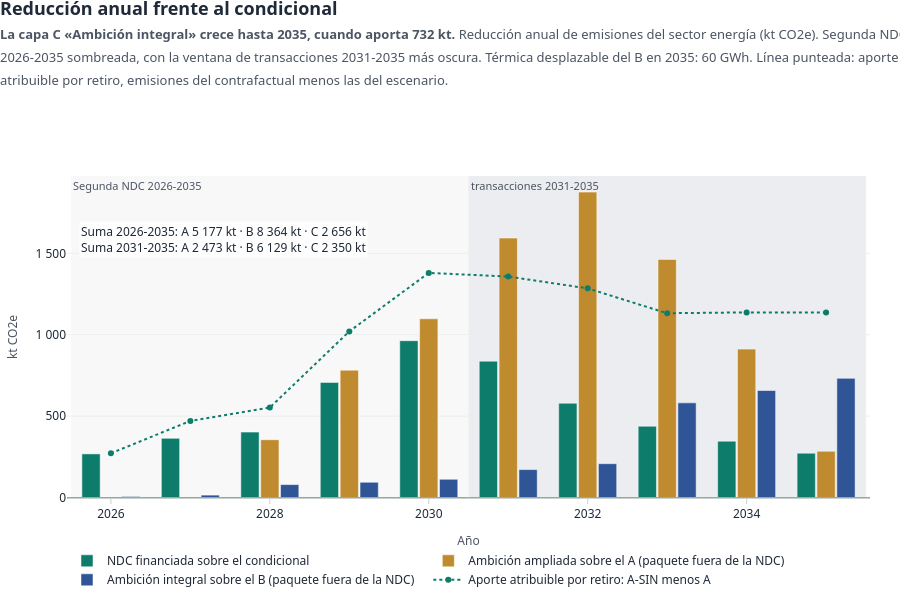

The cell this chart's notebook holds for it:
### Code cell
ver('g04_reduccion_anual')

### Figure 1 — Plotly figure (JSON) as saved in the notebook; plotly's stock layout.template omitted (floating-point values rounded to 4 significant figures)
{"data": [{"hovertemplate": "%{y:,.0f} kt<extra>A sobre el condicional</extra>", "marker": {"color": "#0E7C6B"}, "name": "NDC financiada sobre el condicional", "type": "bar", "x": [2026, 2027, 2028, 2029, 2030, 2031, 2032, 2033, 2034, 2035], "y": [268.0, 363.4, 401.7, 707.1, 963.3, 837.6, 579.3, 438.0, 346.1, 272.1]}, {"hovertemplate": "%{y:,.0f} kt<extra>B sobre A</extra>", "marker": {"color": "#C08A2E"}, "name": "Ambición ampliada sobre el A (paquete fuera de la NDC)", "type": "bar", "x": [2026, 2027, 2028, 2029, 2030, 2031, 2032, 2033, 2034, 2035], "y": [0.0, 0.0, 354.9, 782.3, 1098.0, 1594.0, 1876.0, 1463.0, 911.7, 284.3]}, {"hovertemplate": "%{y:,.0f} kt<extra>C sobre B</extra>", "marker": {"color": "#2F5597"}, "name": "Ambición integral sobre el B (paquete fuera de la NDC)", "type": "bar", "x": [2026, 2027, 2028, 2029, 2030, 2031, 2032, 2033, 2034, 2035], "y": [6.3, 14.7, 79.3, 93.6, 112.0, 171.5, 207.8, 581.5, 657.2, 732.2]}, {"hovertemplate": "%{y:,.0f} kt<extra>atribuible A</extra>", "line": {"color": "#0E7C6B", "dash": "dot", "width": 2}, "mode": "lines+markers", "name": "Aporte atribuible por retiro: A-SIN menos A", "type": "scatter", "x": [2026, 2027, 2028, 2029, 2030, 2031, 2032, 2033, 2034, 2035], "y": [271.7, 470.3, 552.5, 1020.0, 1380.0, 1357.0, 1285.0, 1132.0, 1137.0, 1137.0]}], "layout": {"annotations": [{"font": {"color": "#4B5563", "size": 11}, "showarrow": false, "text": "Segunda NDC 2026-2035", "x": 2026.0, "xanchor": "left", "xref": "x", "y": 1, "yanchor": "top", "yref": "y domain"}, {"font": {"color": "#4B5563", "size": 11}, "showarrow": false, "text": "transacciones 2031-2035", "x": 2030.0, "xanchor": "left", "xref": "x", "y": 1, "yanchor": "top", "yref": "y domain"}, {"align": "left", "bgcolor": "rgba(255,255,255,.85)", "font": {"color": "#1F2937", "size": 12}, "showarrow": false, "text": "Suma 2026-2035: A 5 177 kt · B 8 364 kt · C 2 656 kt<br>Suma 2031-2035: A 2 473 kt · B 6 129 kt · C 2 350 kt", "x": 2026.0, "xanchor": "left", "xref": "x", "y": 0.86, "yanchor": "top", "yref": "paper"}], "bargap": 0.25, "bargroupgap": 0.08, "barmode": "group", "font": {"color": "#1F2937", "family": "Fira Sans, Segoe UI, Arial, sans-serif", "size": 13}, "height": 608, "hoverlabel": {"bgcolor": "white", "bordercolor": "#CBD5E1", "font": {"color": "#1F2937", "family": "Fira Sans, Segoe UI, Arial, sans-serif", "size": 12}}, "hovermode": "x unified", "legend": {"font": {"size": 12}, "itemwidth": 30, "orientation": "h", "title": {"text": ""}, "tracegroupgap": 4, "x": 0, "xanchor": "left", "y": -0.15, "yanchor": "top"}, "margin": {"b": 110, "l": 64, "r": 30, "t": 176}, "paper_bgcolor": "white", "plot_bgcolor": "white", "separators": ", ", "shapes": [{"fillcolor": "#F3F4F6", "layer": "below", "line": {"width": 0}, "opacity": 0.6, "type": "rect", "x0": 2026.0, "x1": 2036.0, "xref": "x", "y0": 0, "y1": 1, "yref": "y domain"}, {"fillcolor": "#E5E7EB", "layer": "below", "line": {"width": 0}, "opacity": 0.6, "type": "rect", "x0": 2030.0, "x1": 2036.0, "xref": "x", "y0": 0, "y1": 1, "yref": "y domain"}, {"line": {"color": "#9CA3AF", "width": 1}, "type": "line", "x0": 0, "x1": 1, "xref": "x domain", "y0": 0, "y1": 0, "yref": "y"}], "title": {"font": {"size": 18}, "text": "<b>Reducción anual frente al condicional</b><br><span style='font-size:13px;color:#4B5563'><b>La capa C «Ambición integral» crece hasta 2035, cuando aporta 732 kt.</b> Reducción anual de emisiones del sector energía (kt CO2e). Segunda NDC<br>2026-2035 sombreada, con la ventana de transacciones 2031-2035 más oscura. Térmica desplazable del B en 2035: 60 GWh. Línea punteada: aporte<br>atribuible por retiro, emisiones del contrafactual menos las del escenario.</span>", "x": 0.0, "xanchor": "left", "y": 0.975, "yanchor": "top"}, "xaxis": {"linecolor": "#C9D1CE", "showgrid": false, "tickcolor": "#C9D1CE", "tickfont": {"size": 12}, "ticks": "outside", "title": {"font": {"color": "#4B5563", "size": 12}, "text": "Año"}}, "yaxis": {"gridcolor": "#ECEFEE", "gridwidth": 1, "separatethousands": true, "showline": false, "tickfont": {"size": 12}, "tickformat": ",.0f", "title": {"font": {"color": "#4B5563", "size": 12}, "text": "kt CO2e"}, "zeroline": false}}}
